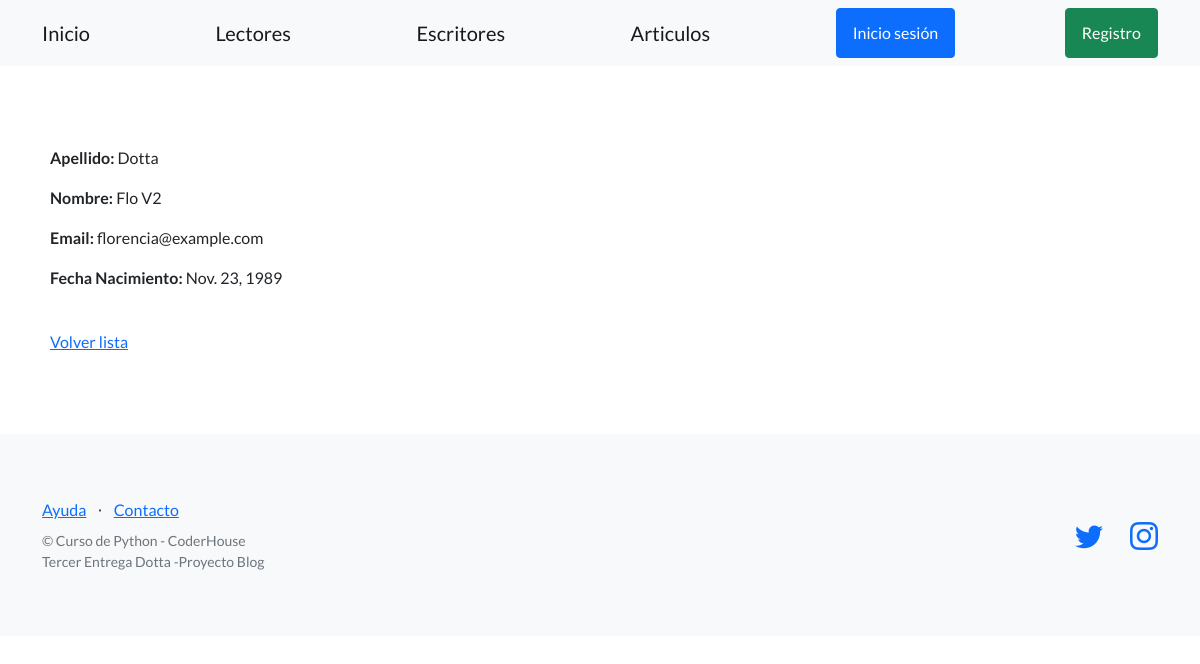
/usuarios/lectores/1/, run on the app's committed database.
### control_usuarios/models.py (models this page shows, shortened)
class Lector(models.Model):
    apellido = models.CharField(max_length=256)
    nombre = models.CharField(max_length=256)
    email = models.EmailField(blank=True)
    fecha_nacimiento = models.DateField(null=True)

### control_usuarios/views.py (the view)
# urls.py: path("lectores/<int:pk>/",LectorDetailView.as_view(),name="ver_lector"),
class LectorDetailView(DetailView):
    model = Lector
    succes_url= reverse_lazy('lista_lectores')

### control_usuarios/templates/control_usuarios/lector_detail.html
{% extends "control_usuarios/base.html" %}
{% block contenido %}
<p>
  <strong>Apellido:</strong> {{object.apellido}}
</p>
<p>
  <strong>Nombre:</strong> {{object.nombre}}
</p>
<p>
  <strong>Email:</strong> {{object.email}}
</p>
<p>
  <strong>Fecha Nacimiento:</strong> {{object.fecha_nacimiento}}
</p>
<br>
<a href="{% url 'lista_lectores' %}">Volver lista</a>
{% endblock contenido %}

### data on the page
Lector: apellido "Dotta", nombre "Flo V2", email "florencia@example.com", fecha_nacimiento "Nov. 23, 1989"
